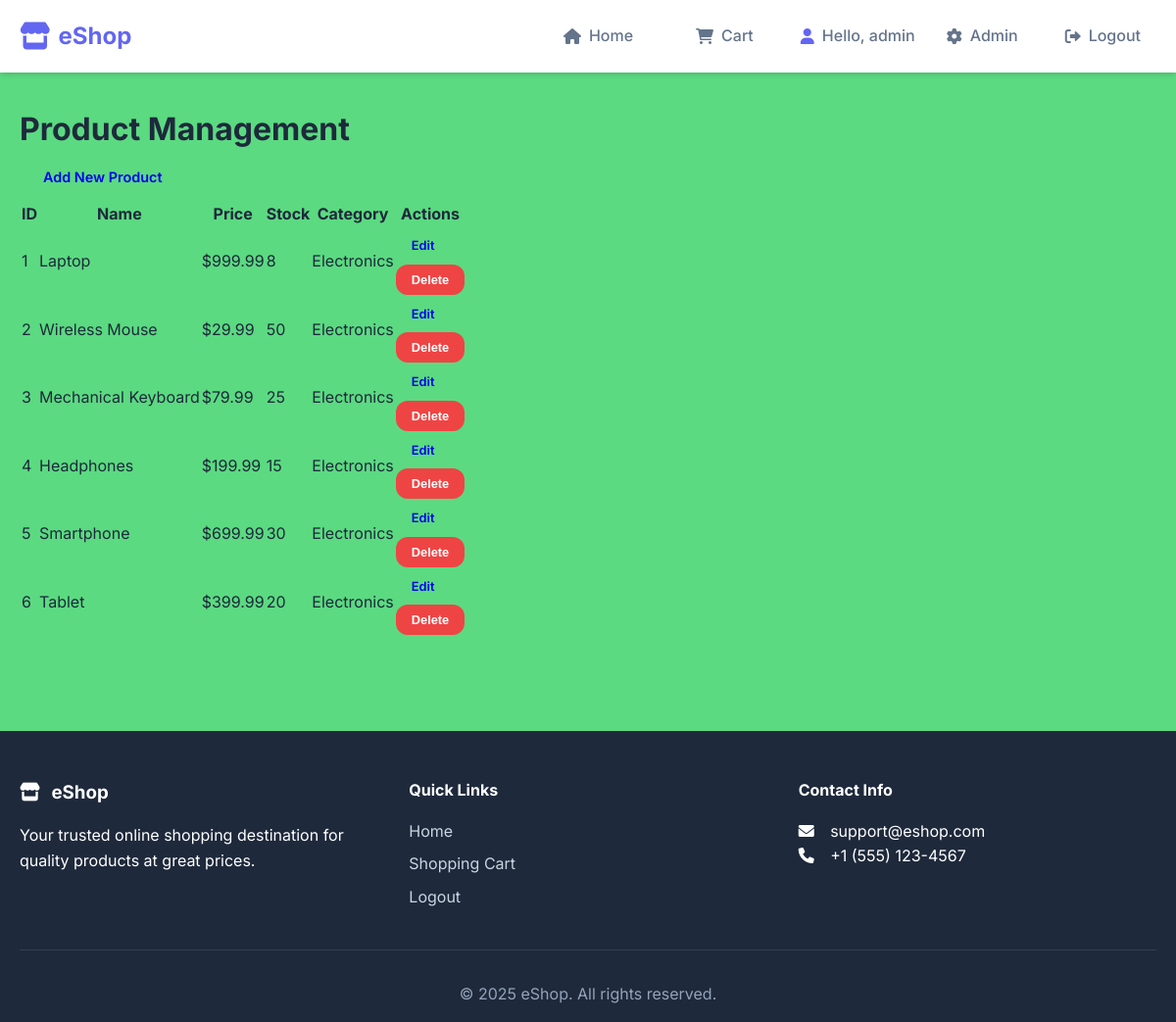
/admin/products (signed in), run on an earlier commit of the app's database.
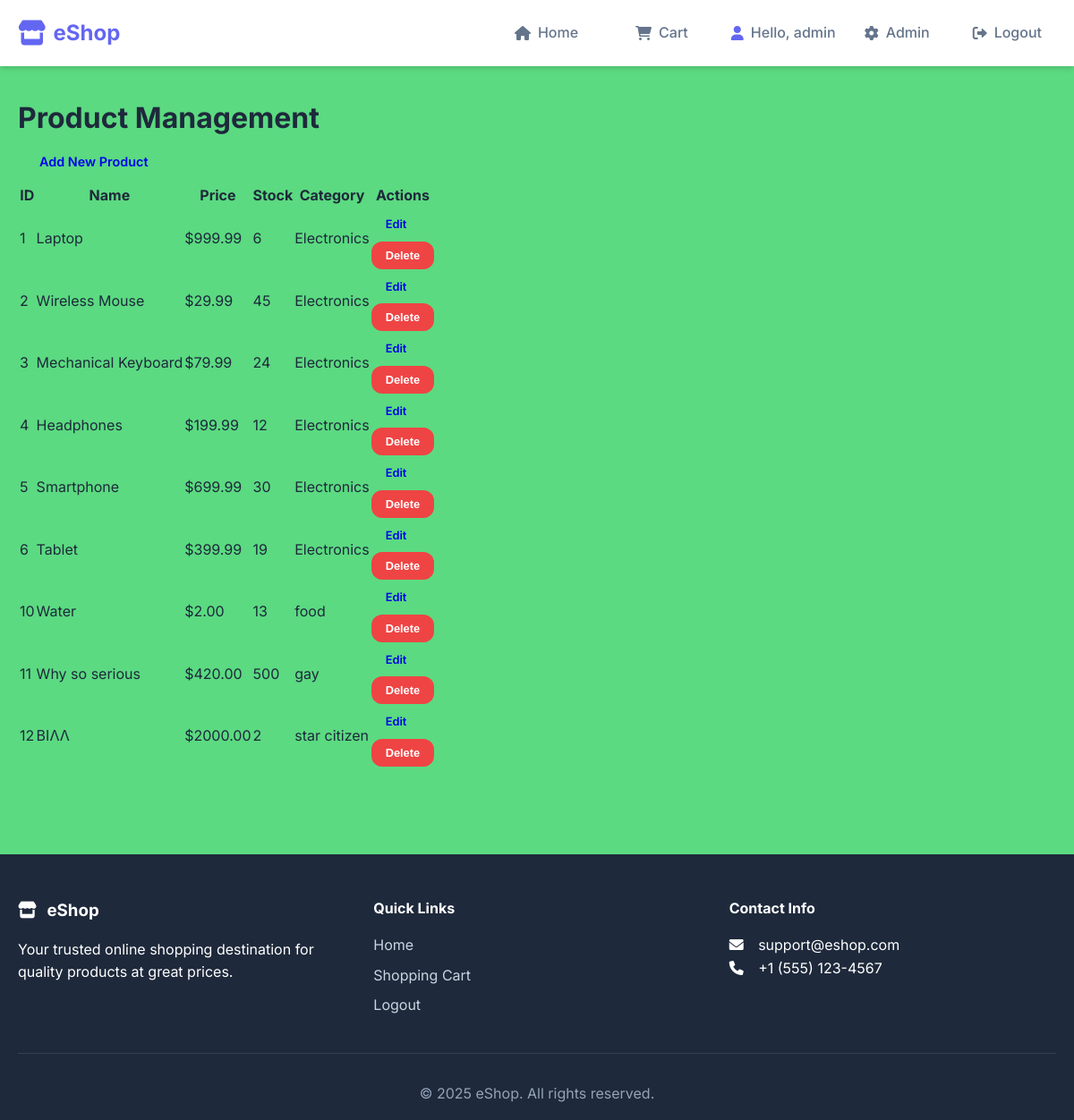
And on a later commit of the database.
### tables this page shows
CREATE TABLE products(
            product_id INTEGER PRIMARY KEY AUTOINCREMENT,
            name VARCHAR(100) NOT NULL,
            description TEXT,
            price DECIMAL(10,2) NOT NULL,
            stock_quantity INTEGER NOT NULL DEFAULT 0,
            category VARCHAR(50),
            image_url VARCHAR(255),
            created_at TIMESTAMP DEFAULT CURRENT_TIMESTAMP
        );

### app.py (the view)
@app.route('/admin/products')
def admin_products():
    if 'role' not in session or session['role'] != 'admin':
        flash('Admin access required', 'danger')
        return redirect(url_for('home'))
    try:
        with get_cursor() as cur:
            cur.execute("SELECT * FROM products")
            products = cur.fetchall()
        return render_template('admin_products.html', products=products)
    except Exception as e:
        flash(f"Error: {str(e)}", 'danger')
        return redirect(url_for('home'))

### app.py (called while the page is built)
@app.context_processor
def utility_processor():
    def get_image_url(image_url):
        if not image_url:
            return url_for('static', filename='images/placeholder.png')
        if image_url.startswith('uploads/'):
            return url_for('static', filename=image_url)
        return image_url
    return dict(get_image_url=get_image_url)

def get_db():
    db = getattr(g, '_database', None)
    if db is None:
        db = g._database = sqlite3.connect(DATABASE)
        db.row_factory = sqlite3.Row
    return db

@app.teardown_appcontext
def close_connection(exception):
    db = getattr(g, '_database', None)
    if db is not None:
        db.close()

@contextmanager
def get_cursor():
    db = get_db()
    cursor = db.cursor()
    try:
        yield cursor
        db.commit()
    except Exception as e:
        db.rollback()
        raise e
    finally:
        cursor.close()

### templates/admin_products.html (shortened to what this page needs)
{% extends "base.html" %}
{% block content %}
    <h1>Product Management</h1>
    <div class="admin-actions">
        <a href="{{ url_for('add_product') }}" class="btn">Add New Product</a>
    </div>
    <div class="products-list">
        <table>
            <thead>
                <tr>
                    <th>ID</th>
                    <th>Name</th>
                    <th>Price</th>
                    <th>Stock</th>
                    <th>Category</th>
                    <th>Actions</th>
                </tr>
            </thead>
            <tbody>
                {% for product in products %}
                    <tr>
                        <td>{{ product.product_id }}</td>
                        <td>{{ product.name }}</td>
                        <td>${{ "%.2f"|format(product.price) }}</td>
                        <td>{{ product.stock_quantity }}</td>
                        <td>{{ product.category }}</td>
                        <td>
                            <a href="{{ url_for('edit_product', product_id=product.product_id) }}" class="btn btn-sm">Edit</a>
                            <form action="{{ url_for('delete_product', product_id=product.product_id) }}" method="post" class="inline-form">
                                <button type="submit" class="btn btn-sm btn-danger"
                                        onclick="return confirm('Are you sure?')">Delete</button>
                            </form>
                        </td>
                    </tr>
                {% else %}
                    <tr>
                        <td colspan="6">No products found</td>
                    </tr>
                {% endfor %}
            </tbody>
        </table>
    </div>
{% endblock %}

### templates/base.html (shortened to what this page needs)
<!DOCTYPE html>
<html lang="en">
<head>
    <link rel="stylesheet" href="{{ url_for('static', filename='css/style.css') }}">
    <link rel="stylesheet" href="https://cdnjs.cloudflare.com/ajax/libs/font-awesome/6.0.0/css/all.min.css">
</head>
<body>
    <header class="main-header">
        <div class="container">
            <div class="header-content">
                <div class="logo">
                    <a href="{{ url_for('home') }}">
                        <i class="fas fa-store"></i>
                        <span>eShop</span>
                    </a>
                </div>
                <nav class="main-nav">
                    <a href="{{ url_for('home') }}" class="nav-link">
                        <i class="fas fa-home"></i>
                        <span>Home</span>
                    </a>
                    <a href="{{ url_for('view_cart') }}" class="nav-link cart-link">
                        <i class="fas fa-shopping-cart"></i>
                        <span>Cart</span>
                    </a>
                    {% if 'user_id' in session %}
                    <div class="user-menu">
                        <span class="welcome-msg">
                            <i class="fas fa-user"></i>
                            Hello, {{ session['username'] }}
                        </span>
                        {% if session['role'] == 'admin' %}
                            <a href="{{ url_for('admin_products') }}" class="nav-link">
                                <i class="fas fa-cog"></i>
                                <span>Admin</span>
                            </a>
                        {% endif %}
                        <a href="{{ url_for('logout') }}" class="nav-link">
                            <i class="fas fa-sign-out-alt"></i>
                            <span>Logout</span>
                        </a>
                    </div>
                    {% endif %}
                </nav>
            </div>
        </div>
    </header>
    <main class="main-content">
        <div class="container">
            {% block content %}{% endblock %}
        </div>
    </main>
    <footer class="main-footer">
        <div class="container">
            <div class="footer-content">
                <div class="footer-section">
                    <h3><i class="fas fa-store"></i> eShop</h3>
                    <p>Your trusted online shopping destination for quality products at great prices.</p>
                </div>
                <div class="footer-section">
                    <h4>Quick Links</h4>
                    <a href="{{ url_for('home') }}">Home</a>
                    <a href="{{ url_for('view_cart') }}">Shopping Cart</a>
                    {% if session.user_id %}
                    <a href="{{ url_for('logout') }}">Logout</a>
                    {% else %}
                    <a href="{{ url_for('login') }}">Login</a>
                    <a href="{{ url_for('register') }}">Register</a>
                    {% endif %}
                </div>
                <div class="footer-section">
                    <h4>Contact Info</h4>
                    <p><i class="fas fa-envelope"></i> support@eshop.com</p>
                    <p><i class="fas fa-phone"></i> +1 (555) 123-4567</p>
                </div>
            </div>
            <div class="footer-bottom">
                <p>&copy; 2025 eShop. All rights reserved.</p>
            </div>
        </div>
    </footer>
</body>
</html>

### static/css/style.css (style rules this page uses)
:root { --primary-color: #6366f1; --primary-dark: #4f46e5; --secondary-color: #679e0f; --accent-color: #10b981; --text-dark: #1e293b; --text-light: #64748b; --border-color: #000408; --shadow: 0 4px 6px -1px rgba(0, 0, 0, 0.1), 0 2px 4px -1px rgba(0, 0, 0, 0.06); --shadow-lg: 0 10px 15px -3px rgba(0, 0, 0, 0.1), 0 4px 6px -2px rgba(0, 0, 0, 0.05); --radius: 12px; --transition: all 0.3s ease; }
* { margin: 0; padding: 0; box-sizing: border-box; }
body { font-family: 'Inter', -apple-system, BlinkMacSystemFont, sans-serif; line-height: 1.6; color: var(--text-dark); background-color: #5bda81; }
.container { max-width: 1200px; margin: 0 auto; padding: 0 20px; }
.main-header { background: white; box-shadow: var(--shadow); position: sticky; top: 0; z-index: 1000; }
.header-content { display: flex; justify-content: space-between; align-items: center; padding: 1rem 0; }
.logo a { display: flex; align-items: center; text-decoration: none; font-size: 1.5rem; font-weight: 700; color: var(--primary-color); }
.logo i { margin-right: 0.5rem; font-size: 1.75rem; }
.main-nav { display: flex; align-items: center; gap: 2rem; }
.nav-link { display: flex; align-items: center; text-decoration: none; color: var(--text-light); font-weight: 500; padding: 0.5rem 1rem; border-radius: var(--radius); transition: var(--transition); position: relative; }
.nav-link i { margin-right: 0.5rem; }
.cart-link { position: relative; }
.user-menu, .auth-links { display: flex; align-items: center; gap: 1rem; }
.welcome-msg { display: flex; align-items: center; color: var(--text-light); font-weight: 500; }
.welcome-msg i { margin-right: 0.5rem; color: var(--primary-color); }
.main-content { min-height: calc(100vh - 200px); padding: 2rem 0; }
.btn { display: inline-flex; align-items: center; justify-content: center; padding: 0.75rem 1.5rem; border: none; border-radius: var(--radius); font-weight: 600; text-decoration: none; cursor: pointer; transition: var(--transition); font-size: 0.9rem; gap: 0.5rem; }
.btn-danger { background: #ef4444; color: white; }
.btn-sm { padding: 0.5rem 1rem; font-size: 0.8rem; }
.main-footer { background: var(--text-dark); color: white; padding: 3rem 0 1rem; margin-top: 4rem; }
.footer-content { display: grid; grid-template-columns: repeat(auto-fit, minmax(250px, 1fr)); gap: 2rem; margin-bottom: 2rem; }
.footer-section h3, .footer-section h4 { margin-bottom: 1rem; color: white; }
.footer-section a { color: #cbd5e1; text-decoration: none; display: block; margin-bottom: 0.5rem; transition: var(--transition); }
.footer-section i { margin-right: 0.5rem; width: 20px; }
.footer-bottom { text-align: center; padding-top: 2rem; border-top: 1px solid #334155; color: #94a3b8; }
.nav-link, .btn, .product-card { transition: var(--transition); }

What changed in the data, as far as the page shows it:
changed products "Laptop": stock_quantity "8" → "6"
changed products "Wireless Mouse": stock_quantity "50" → "45"
changed products "Mechanical Keyboard": stock_quantity "25" → "24"
changed products "Headphones": stock_quantity "15" → "12"
changed products "Tablet": stock_quantity "20" → "19"
added products: product_id "10", name "Water", price "2.00", stock_quantity "13", category "food"
added products: product_id "11", name "Why so serious", price "420.00", stock_quantity "500", category "gay"
added products: product_id "12", name "ΒΙΛΛ", price "2000.00", stock_quantity "2", category "star citizen"
